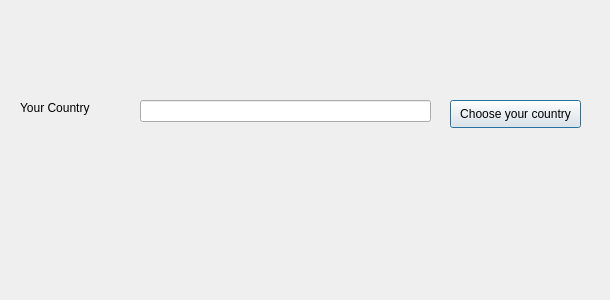
<?xml version="1.0" encoding="UTF-8"?>
<ui version="4.0">
 <class>Dialog</class>
 <widget class="QDialog" name="Dialog">
  <property name="geometry">
   <rect>
    <x>0</x>
    <y>0</y>
    <width>610</width>
    <height>300</height>
   </rect>
  </property>
  <property name="windowTitle">
   <string>Dialog</string>
  </property>
  <widget class="QLabel" name="label">
   <property name="geometry">
    <rect>
     <x>20</x>
     <y>100</y>
     <width>111</width>
     <height>16</height>
    </rect>
   </property>
   <property name="text">
    <string>Your Country</string>
   </property>
  </widget>
  <widget class="QLineEdit" name="lineEditCountry">
   <property name="geometry">
    <rect>
     <x>140</x>
     <y>100</y>
     <width>291</width>
     <height>22</height>
    </rect>
   </property>
  </widget>
  <widget class="QPushButton" name="pushButtonCountry">
   <property name="geometry">
    <rect>
     <x>450</x>
     <y>100</y>
     <width>131</width>
     <height>28</height>
    </rect>
   </property>
   <property name="text">
    <string>Choose your country</string>
   </property>
  </widget>
 </widget>
 <resources/>
 <connections/>
</ui>
